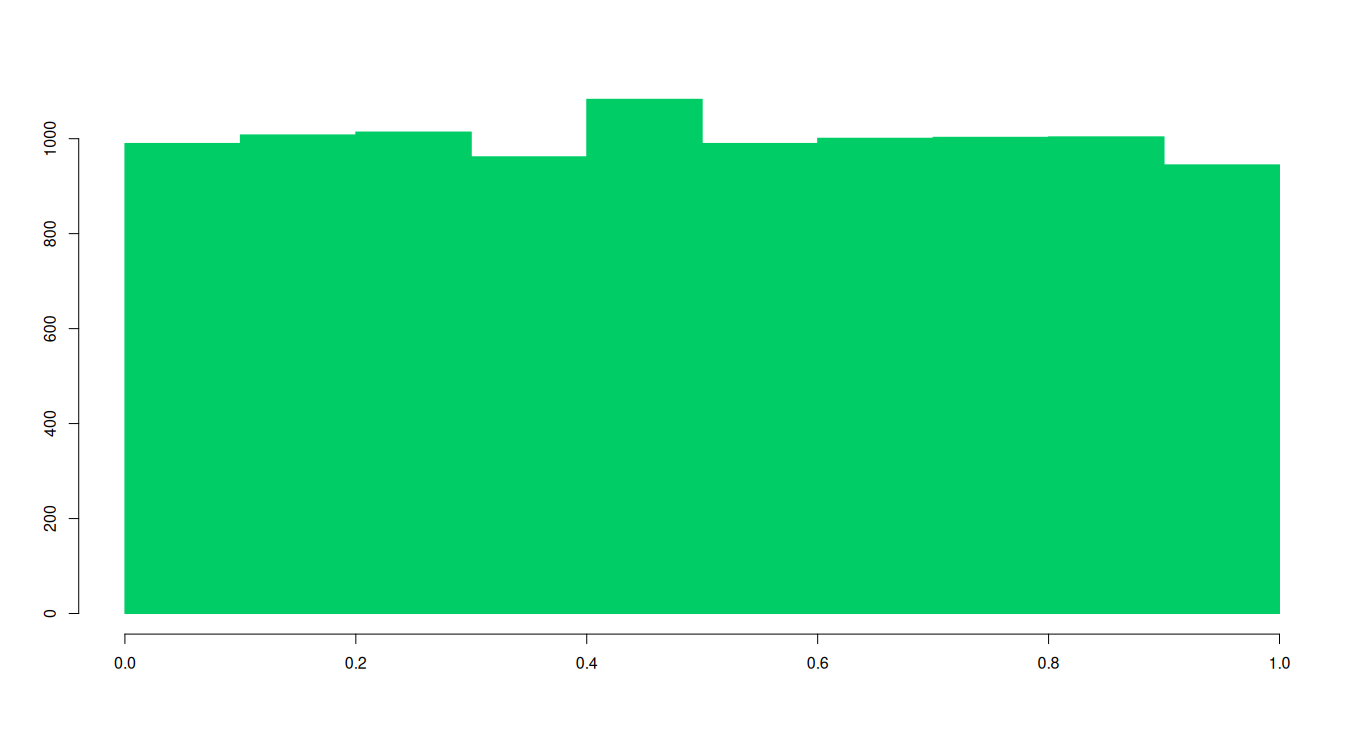

R code for this plot:
#P(X = xj) = pj;   j = 0,1 ...;    j∑ pj = 1

transforma_U <- function(U, x, p)
{
  
  F <- cumsum(p)
  
  indices <- vapply(U, function(u)
  {
    which(u < F)[1]
  }, integer(1))
  
  return(x[indices])
}

set.seed(123)

x <- 0:3
p <- c(0.1, 0.2, 0.3, 0.4)

U <- runif(10000)

X <- transforma_U(U, x, p)

hist(U,
     breaks = seq(0, 1, length.out = 11),
     col = "springgreen3",
     border = "springgreen3",
     main = "",
     xlab = "",
     ylab = "",
     xlim = c(0, 1))
